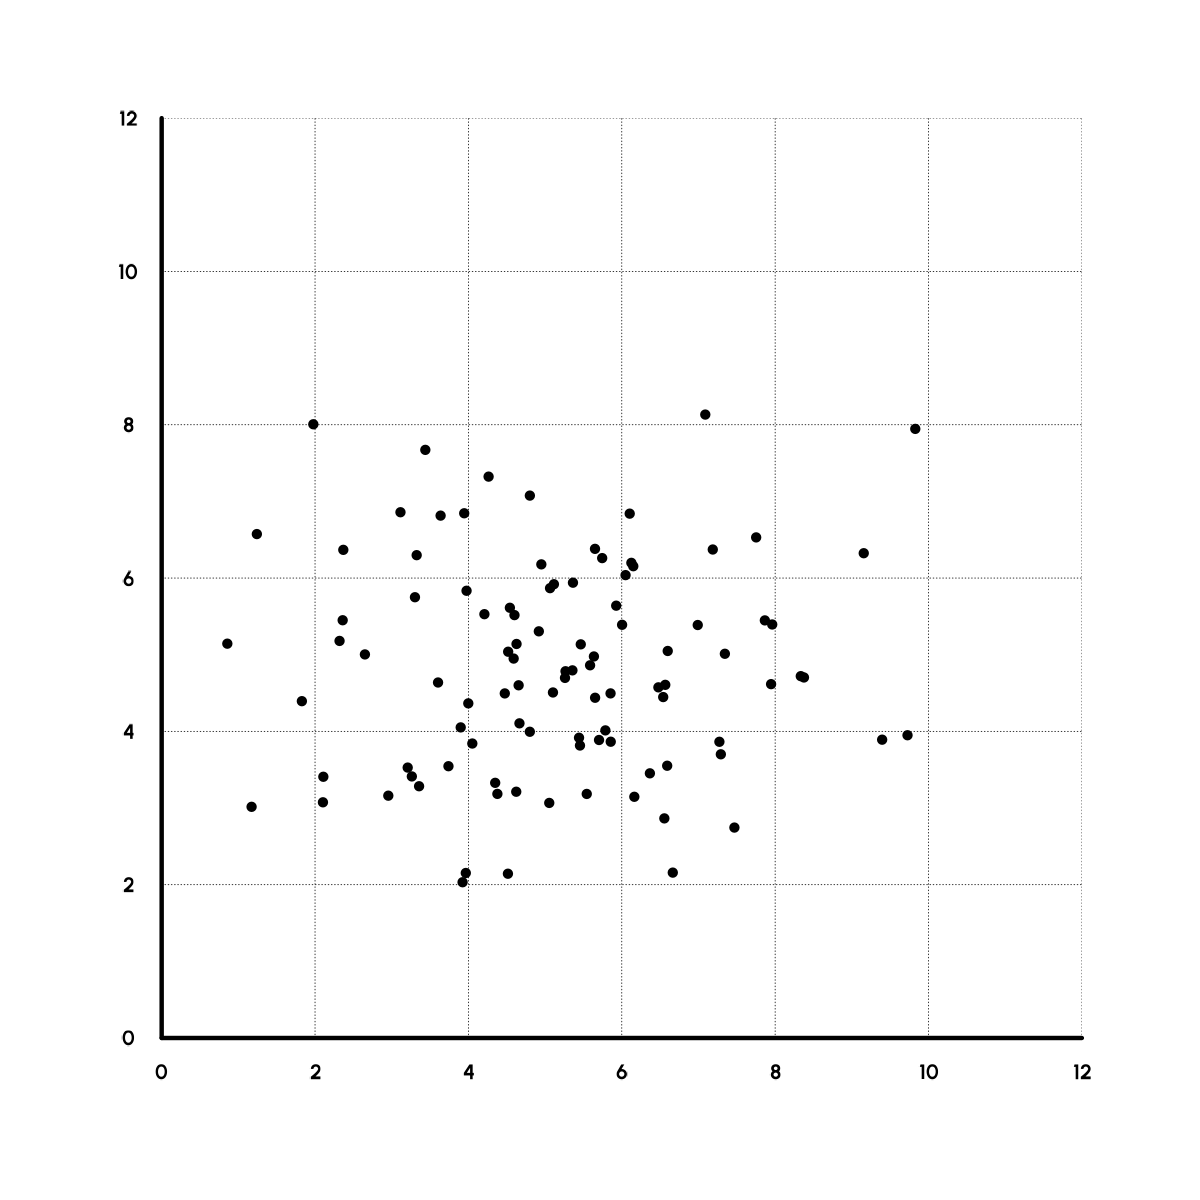

Here is the R script that generated this plot:
library(ggplot2)
library(dplyr)
library(httpgd)
library(sysfonts)
library(showtext)

showtext_auto()
font_add_google("Urbanist", family = "Urbanist")

font <- "Urbanist"
background_color <- "white"
plot_color <- "black"

x <- rnorm(100, 5, 2)
y <- rnorm(100, 5, 1.5)

data.frame(x = x, y = y) %>%
  ggplot(aes(x = x, y = y)) +
  geom_point(size = .75) +
  scale_y_continuous(limits = c(0, 12), breaks = seq(0, 12, by = 2)) +
  scale_x_continuous(limits = c(0, 12), breaks = seq(0, 12, by = 2)) +
  coord_cartesian(expand = FALSE) +
  theme_void() +
  theme(
    plot.background = element_rect(
      fill = background_color,
      color = background_color
    ),
    panel.background = element_rect(
      fill = background_color,
      color = background_color
    ),
    plot.margin = margin(1, 1, 1, 1, "cm"),
    axis.line = element_line(size = .5),
    axis.text.x = element_text(
      size = 16,
      family = font,
      face = "bold",
      color = plot_color,
      margin = margin(2, 0, 0, 0, "mm")
    ),
    axis.text.y = element_text(
      size = 16,
      family = font,
      face = "bold",
      color = plot_color,
      margin = margin(0, 2, 0, 0, "mm")
    ),
  )

ggsave(
  "typology-of-data-visualizations/point/1_scatter.png",
  width = 4,
  height = 4,
  units = "in",
  dpi = 300
)
